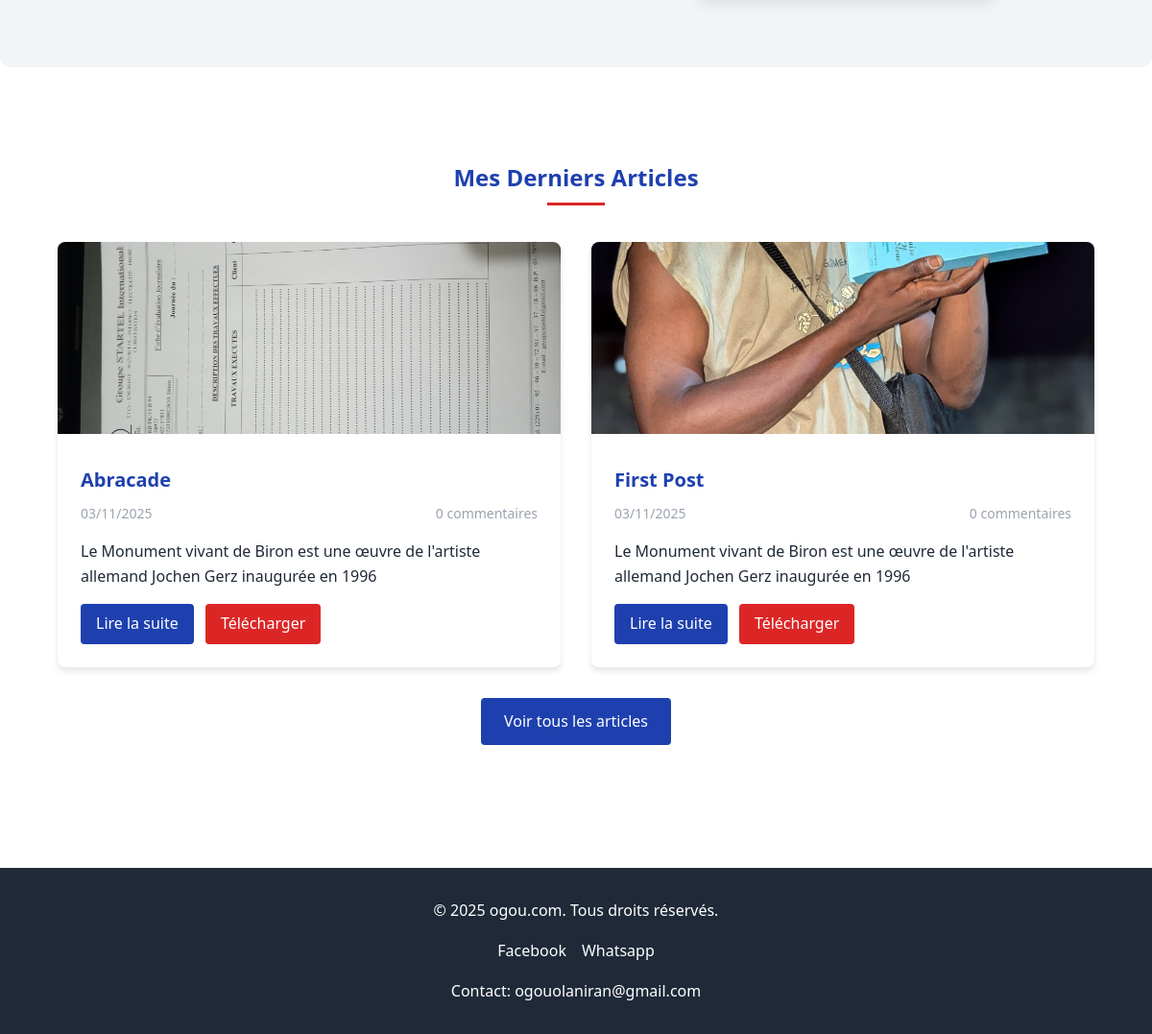
Before: / (lower part) with the older database file.
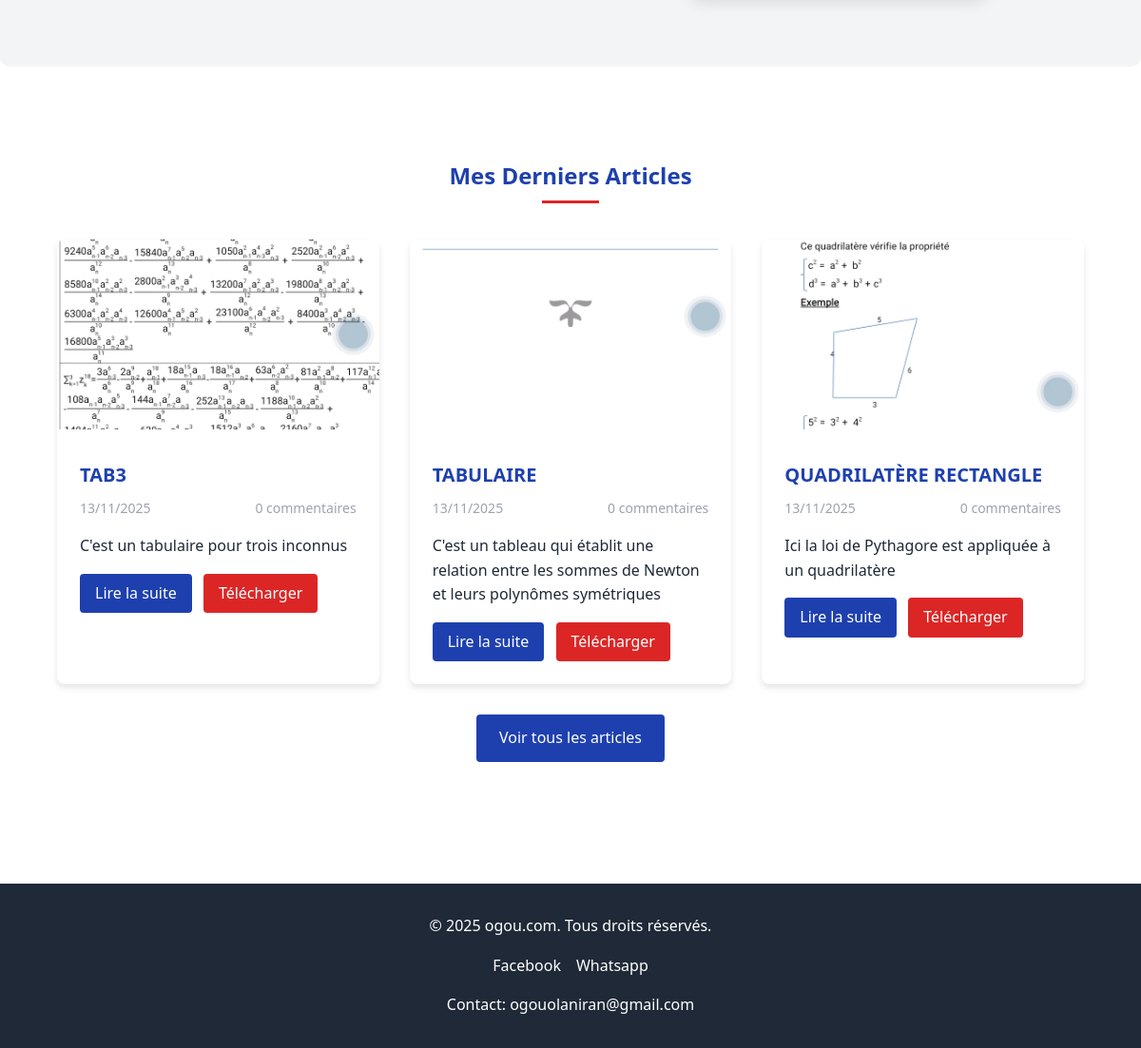
After: the same page with the newer database file.
### blog/models.py (models this page shows, shortened)
class Article(models.Model):
    title = models.CharField(max_length=200, verbose_name="Titre")
    slug = models.SlugField(unique=True)
    content = models.TextField(verbose_name="Contenu")
    excerpt = models.TextField(max_length=500, verbose_name="Extrait")
    image = models.ImageField(upload_to='articles/images/', blank=True, null=True, verbose_name="Image")
    file = models.FileField(upload_to='articles/files/', blank=True, null=True, verbose_name="Fichier à télécharger")
    created_at = models.DateTimeField(auto_now_add=True, verbose_name="Date de création")
    updated_at = models.DateTimeField(auto_now=True, verbose_name="Date de modification")
    is_published = models.BooleanField(default=True, verbose_name="Publié")
    class Meta:
        verbose_name = "Article"
        verbose_name_plural = "Articles"
        ordering = ['-created_at']

### blog/views.py (the view)
# urls.py: path('', views.home, name='home'),
def home(request):
    articles = Article.objects.filter(is_published=True)[:3]
    context = {
        'articles': articles,
    }
    return render(request, 'blog/home.html', context)

### blog/templates/blog/home.html (shortened to what this page needs)
{% extends 'base.html' %}
{% load static %}
{% block content %}
<section id="presentation" style="padding: 4rem 5%; max-width: 1200px; margin: 2rem auto; background-color: #f3f4f6; border-radius: 10px;">
    <div style="display: flex; align-items: center; gap: 3rem;">
        <div style="flex: 1; text-align: center;">
        </div>
    </div>
</section>
<section style="padding: 4rem 5%; max-width: 1200px; margin: 0 auto;">
    <h2 style="text-align: center; margin-bottom: 3rem; color: #1e40af; position: relative;">
        Mes Derniers Articles
        <span style="content: ''; position: absolute; bottom: -10px; left: 50%; transform: translateX(-50%); width: 60px; height: 3px; background-color: #dc2626;"></span>
    </h2>
    <div style="display: grid; grid-template-columns: repeat(auto-fit, minmax(300px, 1fr)); gap: 2rem;">
        {% for article in articles %}
        <div style="background-color: white; border-radius: 8px; overflow: hidden; box-shadow: 0 4px 6px rgba(0, 0, 0, 0.1); transition: transform 0.3s, box-shadow 0.3s;">
            {% if article.image %}
            <img src="{{ article.image.url }}" alt="{{ article.title }}" style="width: 100%; height: 200px; object-fit: cover;">
            {% else %}
            <img src="{% static 'images/placeholder.jpg' %}" alt="Image placeholder" style="width: 100%; height: 200px; object-fit: cover;">
            {% endif %}
            <div style="padding: 1.5rem;">
                <h3 style="font-size: 1.25rem; margin-bottom: 0.5rem; color: #1e40af;">{{ article.title }}</h3>
                <div style="display: flex; justify-content: space-between; color: #9ca3af; font-size: 0.875rem; margin-bottom: 1rem;">
                    <span>{{ article.created_at|date:"d/m/Y" }}</span>
                    <span>{{ article.comments.count }} commentaire{{ article.comments.count|pluralize }}</span>
                </div>
                <p style="color: #1f2937; margin-bottom: 1rem; display: -webkit-box; -webkit-line-clamp: 3; -webkit-box-orient: vertical; overflow: hidden;">
                    {{ article.excerpt }}
                </p>
                <a href="{% url 'article_detail' article.slug %}" style="display: inline-block; background-color: #1e40af; color: white; padding: 0.5rem 1rem; border-radius: 4px; text-decoration: none; font-weight: 500; transition: background-color 0.3s;">
                    Lire la suite
                </a>
                {% if article.file %}
                <a href="{% url 'download_file' article.id %}" style="display: inline-block; background-color: #dc2626; color: white; padding: 0.5rem 1rem; border-radius: 4px; text-decoration: none; font-weight: 500; transition: background-color 0.3s; margin-left: 0.5rem;">
                    Télécharger
                </a>
                {% endif %}
            </div>
        </div>
        {% endfor %}
    </div>
    <div style="text-align: center; margin-top: 2rem;">
        <a href="{% url 'article_list' %}" style="display: inline-block; background-color: #1e40af; color: white; padding: 0.75rem 1.5rem; border-radius: 4px; text-decoration: none; font-weight: 500; transition: background-color 0.3s;">
            Voir tous les articles
        </a>
    </div>
</section>
{% endblock %}

Changed rows visible on the page:
removed Article: image (picture), title "Abracade", created_at "03/11/2025", comments.count "0", excerpt "Le Monument vivant de Biron est une œuvre de l'artiste allemand Jochen Gerz inaugurée en 1996", shows "Télécharger"
removed Article: image (picture), title "First Post", created_at "03/11/2025", comments.count "0", excerpt "Le Monument vivant de Biron est une œuvre de l'artiste allemand Jochen Gerz inaugurée en 1996", shows "Télécharger"
added Article: image (picture), title "TAB3", created_at "13/11/2025", comments.count "0", excerpt "C'est un tabulaire pour trois inconnus", shows "Télécharger"
added Article: image (picture), title "TABULAIRE", created_at "13/11/2025", comments.count "0", excerpt "C'est un tableau qui établit une relation entre les sommes de Newton et leurs polynômes symétriques", shows "Télécharger"
added Article: image (picture), title "QUADRILATÈRE RECTANGLE", created_at "13/11/2025", comments.count "0", excerpt "Ici la loi de Pythagore est appliquée à un quadrilatère", shows "Télécharger"
